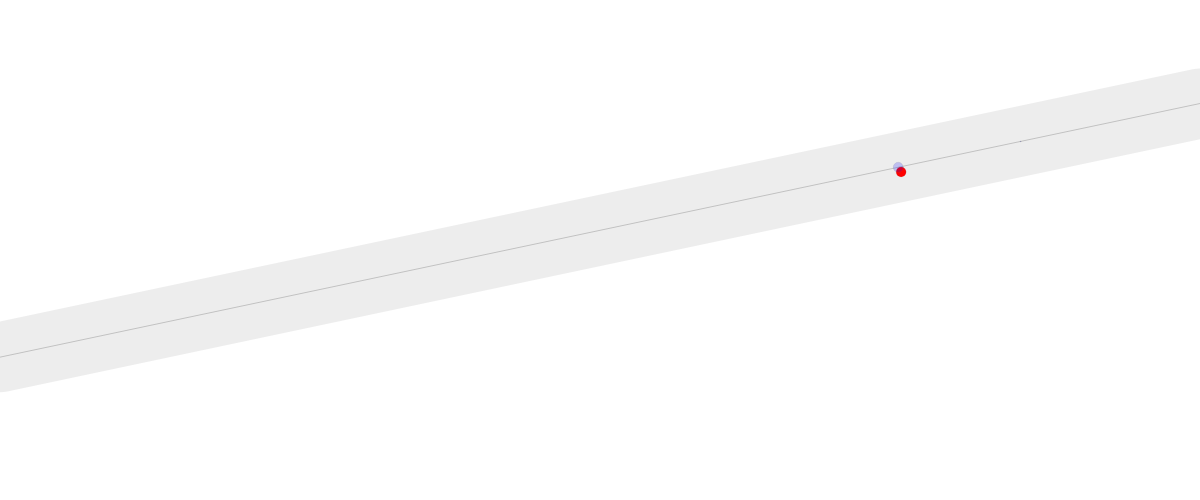
Frame 1 (no input)
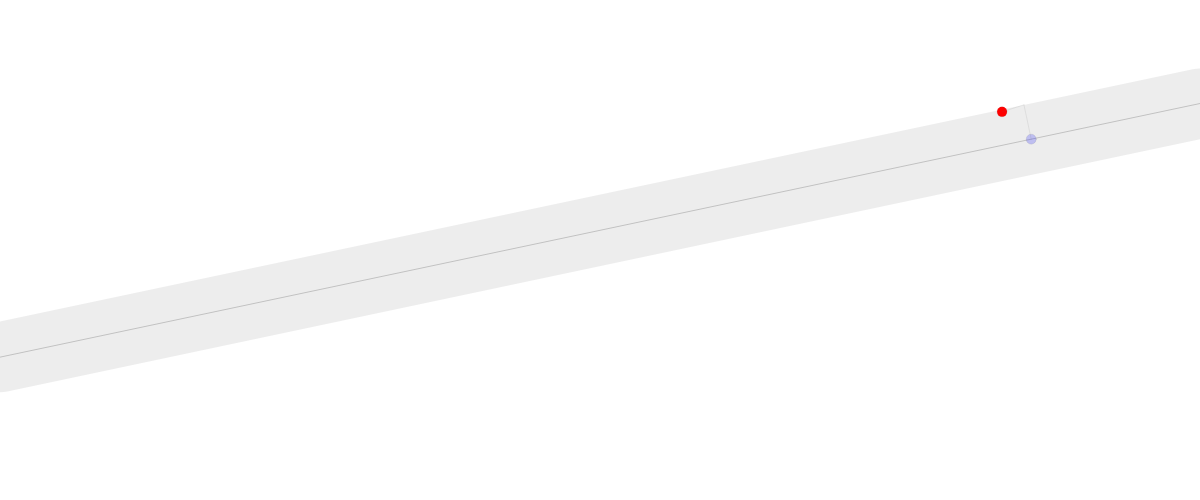
Frame 60 (no input)
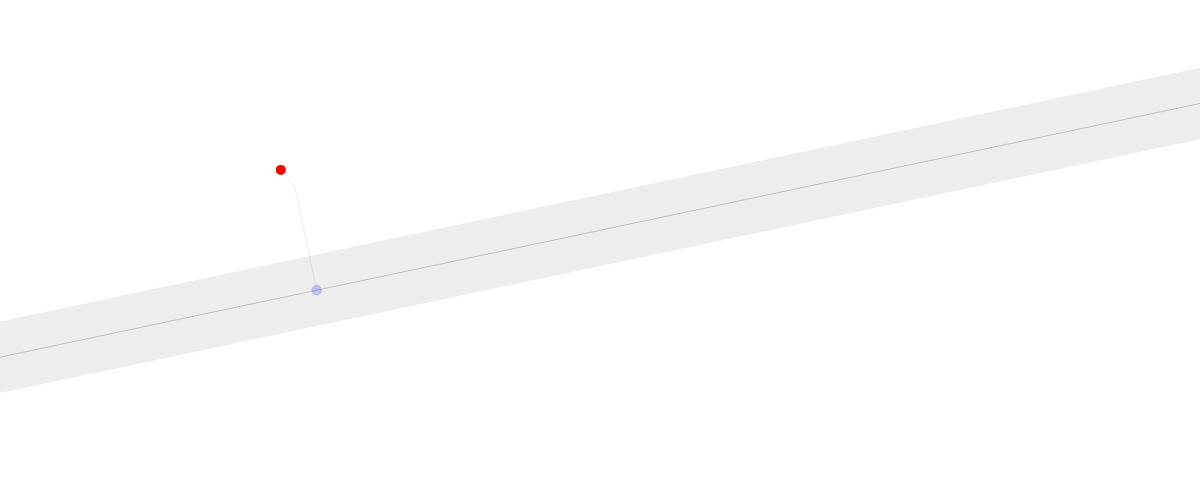
Frame 120 (the mouse pressed at the canvas centre since frame 60)

The p5.js sketch that drew these frames (run headless with seeded random() and noise() and a simulated clock; from frame 60 on, the mouse is pressed at the canvas centre):

// p5.js sketch
// ── sketch.js
var path = [], pathRad = 35, normalPt, target, recordDist

function setup() {
	createCanvas(window.innerWidth, 500)
	createNewPath()
	seeker = new Seeker()	
	seeker.applyForce(createVector(random(-5,5), random(-5,5)))
	recordDist = 1000
}

function draw(){
	background(255)
	drawPath()
	seeker.update()
	seeker.checkEdge()
	seeker.display()
}

function Seeker(){
	this.loc = createVector(random(width), random(height))
	this.predictedLoc = createVector()
	this.vel = createVector()
	this.acc = createVector()
}


Seeker.prototype = {
	applyForce : function(f){
		this.acc.add(f)
	},
	display: function(){
		strokeWeight(1)
		fill('red')
		ellipse(this.loc.x, this.loc.y, 10)
		line(this.predictedLoc.x, this.predictedLoc.y, this.loc.x, this.loc.y)
		fill(0,0,255,50)
		ellipse(target.x, target.y, frameCount%5)
		ellipse(normalPt.x, normalPt.y, 10)	
		line(normalPt.x, normalPt.y, this.predictedLoc.x, this.predictedLoc.y)
		
	},
	update: function(){
		this.predictLoc()
		this.path()
		this.seek()
		this.vel.add(this.acc)
		this.vel.limit(2)
		this.loc.add(this.vel)
		this.acc.mult(0)
	},
	predictLoc: function(){
		var predict = this.vel.copy()
		var projectedLoc = predict.normalize().mult(25)
		projectedLoc.add(this.loc)
		this.predictedLoc = projectedLoc
	},
	path: function(){
		var start = path[0].copy() 
		var a = this.predictedLoc.copy().sub(start)
		var b = path[1].copy().sub(start)
		b.normalize()
		target = b.copy()
		var fact = a.dot(b)
		b.mult(fact)
		normalPt  = p5.Vector.add(start, b)
		target.mult(fact+125).add(start)
	},
	distance: function(){
		return dist(this.predictedLoc.x, this.predictedLoc.y, normalPt.x, normalPt.y)
	},
	seek: function(){
		var desired = target.copy()
		desired.sub(this.loc)
		
		var	maxSp = .1
		
		desired.normalize()	
		desired.limit(maxSp)
		if(this.distance() > pathRad){
			this.applyForce(desired)			
		}
	},
	checkEdge: function(){
		if(this.loc.x > width){
			this.loc.x = 0
			var yPos = this.loc.y - path[1].y
			this.loc.y = path[0].y + yPos
		}
		if(this.loc.x< 0){
			this.loc.x = width
		}
	}
}

function getDistance(prj, start, end){
	var a = p5.Vector.sub(prj, start)
	var b = p5.Vector.sub(end, start)
	b.normalize()
	var d = a.mag()*a.dot(b)
}


function createNewPath(){
	var pathNodes = 2;
	
	path[0] = createVector(0, random(height));
	path[pathNodes-1] = createVector(width, random(height))
}

function drawPath(){
	for(var i = 1; i< path.length; i++){	
		var prv = path[i-1],
			ths = path[i]
		stroke(0, 50)
		strokeWeight(1)
		line(prv.x, prv.y, ths.x, ths.y)
		stroke(100, 30)
		strokeWeight(pathRad*2)
		line(prv.x, prv.y, ths.x, ths.y)		
	}
}

function mousePressed(){
	seeker = new Seeker()	
	seeker.applyForce(createVector(random(-5,5), random(-5,5)))	
}
